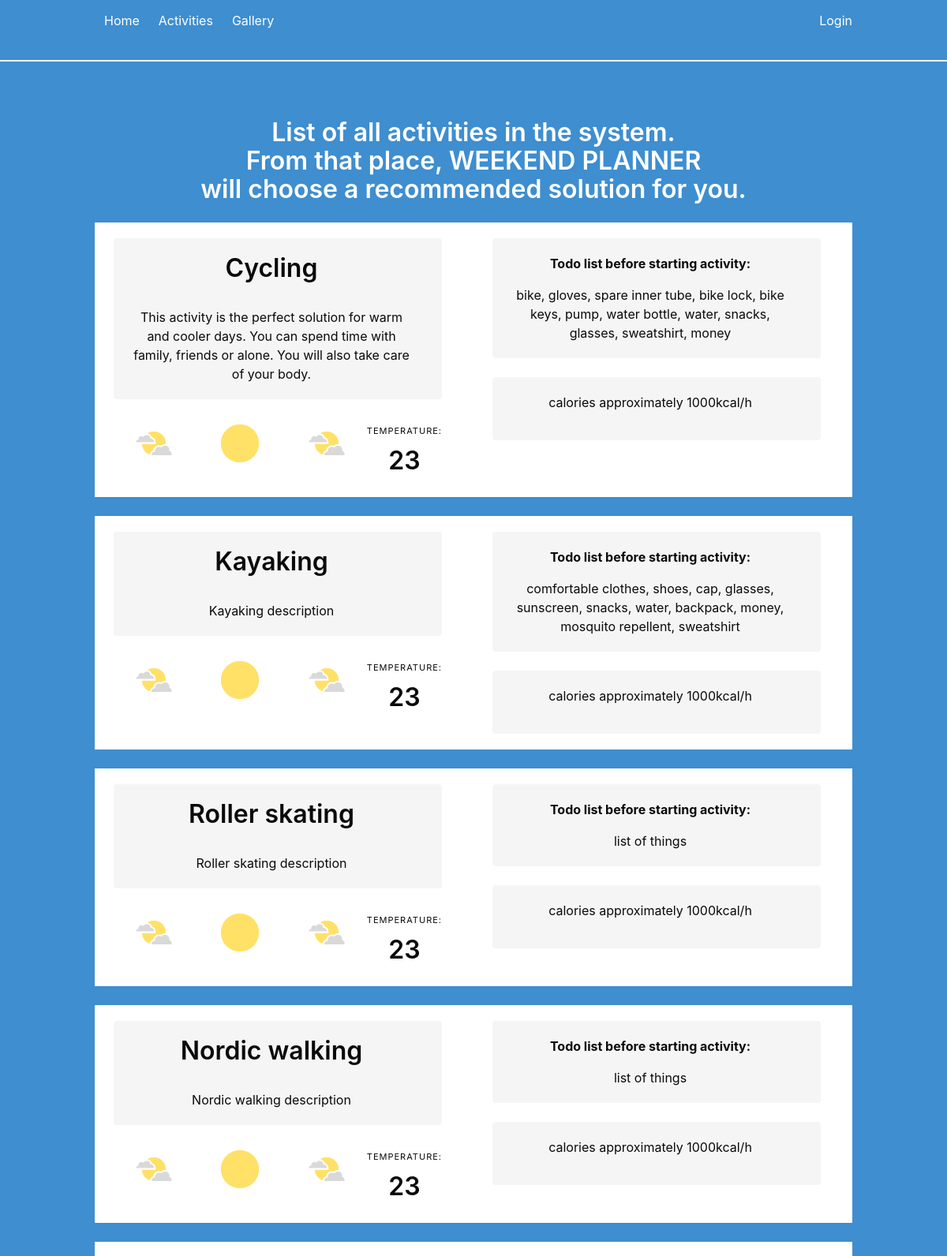
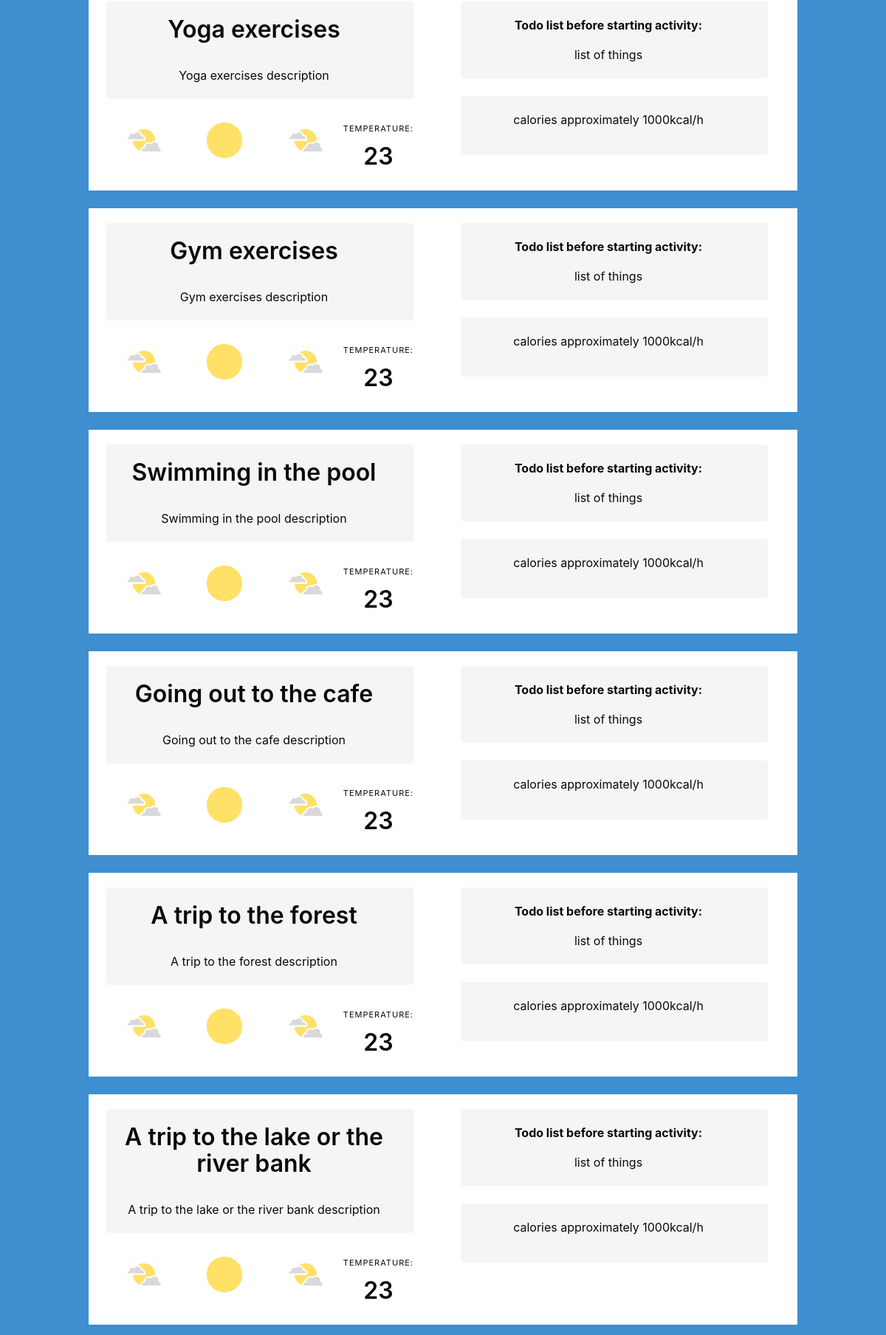
The app's page /activities (upper part) with its own data (2 pictures, top to bottom).
### app/models.py (models this page shows, shortened)
class ActivitiesTable(db.Model):
    id = db.Column(db.Integer, primary_key=True)
    activity_name = db.Column(db.String(500), nullable=False)
    activity_description = db.Column(db.String(500), nullable=False)
    activity_todo_list = db.Column(db.String(500), nullable=False)
    activity_conditions = db.Column(db.String, nullable=False)
    activity_calories = db.Column(db.String(100))
    activity_favorite = db.Column(db.String(100))
    activity_timestamp = db.Column(db.DateTime, index=True, default=datetime.utcnow)
    activity_user_id = db.Column(db.Integer, db.ForeignKey("user.id"))

### app/routes.py (the view)
@app.route("/activities", methods=["GET", "POST"])
def activities():
    activities = ActivitiesTable.query.all()
    return render_template("activities.html", activities=activities)

### app/routes.py (called while the page is built)
@app.before_request
def before_request():
    if current_user.is_authenticated:
        current_user.last_seen = datetime.utcnow()
        db.session.commit()

### app/templates/activities.html (shortened to what this page needs)
{% extends "base.html" %}
{% block content %}
    <h3 class="title">
        List of all activities in the system. <br>
        From that place, WEEKEND PLANNER <br>
        will choose a recommended solution for you.
    </h3>
    {% for activity in activities %}
    <div class="columns is-full is-centered is-multiline is-gapless block has-background-white">
            <div class="column is-6">
                <div class="block has-background-white has-text-black">
                    <div class="notification has-background-white has-text-black">
                        <div class="content">
                            <div class="notification">
                                <p class="title is-3 has-text-black">{{ activity.activity_name }}</p>
                                <p> {{ activity.activity_description }}</p>
                            </div>
                            <nav class="level">
                                <p class="level-item has-text-centered">
                                    <img src="/static/chmury.jpg">
                                </p>
                                <p class="level-item has-text-centered">
                                    <img src="/static/slonce.jpg">
                                </p>
                                <p class="level-item has-text-centered">
                                    <img src="/static/chmury.jpg">
                                </p>
                                <div>
                                    <p class="heading">Temperature:</p>
                                    <p class="title has-text-black">23</p>
                                </div>
                            </nav>
                        </div>
                    </div>
                </div>
            </div>
            <div class="column is-6">
                <div class="block has-background-white has-text-black">
                    <div class="notification has-background-white has-text-black">
                        <div class="content">
                            <div class="notification">
                                <p> <strong>Todo list before starting activity:</strong></p>
                                <p> {{ activity.activity_todo_list }}</p>
                            </div>
                            <div class="notification">
                                <p> {{ activity.activity_calories }}</p>
                            </div>
                        </div>
                    </div>
                </div>
            </div>
    </div>
    {% endfor %}
{% endblock %}

### app/templates/base.html (shortened to what this page needs)
<!DOCTYPE html>
<html>
<head>
    <link rel="stylesheet" href="https://cdnjs.cloudflare.com/ajax/libs/bulma/0.7.2/css/bulma.min.css" />
</head>
<body>
    <section class="hero is-info is-fullheight">
        <div class="hero-head">
            <nav class="navbar">
                <div class="container">
                    <div id="navbarMenuHeroA" class="navbar-menu">
                        <div class="navbar-start">
                            <a href="{{ url_for('index') }}" class="navbar-item">
                                Home
                            </a>
                            <a href="{{ url_for('activities') }}" class="navbar-item">
                                Activities
                            </a>
                            <a href="{{ url_for('gallery') }}" class="navbar-item">
                                Gallery
                            </a>
                        </div>
                        <div class="navbar-end">
                            {% if current_user.is_anonymous %}
                            <a href="{{ url_for('login') }}" class="navbar-item">
                                Login
                            </a>
                            {% endif %}
                        </div>
                    </div>
                </div>
            </nav>
        </div>
        <hr>
        <div class="hero-body">
            <div class="container has-text-centered">
                {% block content %}
                {% endblock %}
            </div>
        </div>
    </section>
</body>
</html>

### records on screen
ActivitiesTable: activity_name "Cycling", activity_description "This activity is the perfect solution for warm and cooler days. You can spend time with family, friends or alone. You will also take care of your body.", activity_todo_list "bike, gloves, spare inner tube, bike lock, bike keys, pump, water bottle, water, snacks, glasses, sweatshirt, money", activity_calories "calories approximately 1000kcal/h"
ActivitiesTable: activity_name "Kayaking", activity_description "Kayaking description", activity_todo_list "comfortable clothes, shoes, cap, glasses, sunscreen, snacks, water, backpack, money, mosquito repellent, sweatshirt", activity_calories "calories approximately 1000kcal/h"
ActivitiesTable: activity_name "Roller skating", activity_description "Roller skating description", activity_todo_list "list of things", activity_calories "calories approximately 1000kcal/h"
ActivitiesTable: activity_name "Nordic walking", activity_description "Nordic walking description", activity_todo_list "list of things", activity_calories "calories approximately 1000kcal/h"
ActivitiesTable: activity_name "Yoga exercises", activity_description "Yoga exercises description", activity_todo_list "list of things", activity_calories "calories approximately 1000kcal/h"
ActivitiesTable: activity_name "Gym exercises", activity_description "Gym exercises description", activity_todo_list "list of things", activity_calories "calories approximately 1000kcal/h"
ActivitiesTable: activity_name "Swimming in the pool", activity_description "Swimming in the pool description", activity_todo_list "list of things", activity_calories "calories approximately 1000kcal/h"
ActivitiesTable: activity_name "Going out to the cafe", activity_description "Going out to the cafe description", activity_todo_list "list of things", activity_calories "calories approximately 1000kcal/h"
ActivitiesTable: activity_name "A trip to the forest", activity_description "A trip to the forest description", activity_todo_list "list of things", activity_calories "calories approximately 1000kcal/h"
ActivitiesTable: activity_name "A trip to the lake or the river bank", activity_description "A trip to the lake or the river bank description", activity_todo_list "list of things", activity_calories "calories approximately 1000kcal/h"
